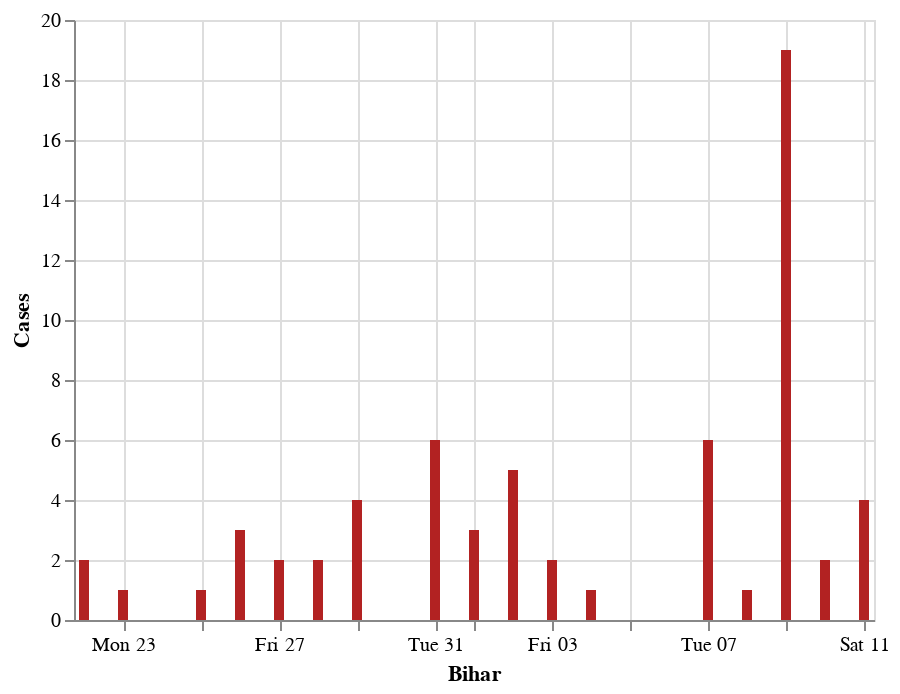

Notebook code cell kept with this figure:
### Code cell
#hide_input

wb_df=graph_df.query("detected_state == 'Bihar'").reset_index()
wb_df=wb_df[["diagnosed_date",0]]
wb_df.rename(columns={0:'Cases'},inplace=True)
wb_df=wb_df.groupby("diagnosed_date").sum().reset_index()
#wb_df
alt.Chart(wb_df).mark_bar(color='firebrick').encode(
    alt.X('diagnosed_date', title='Bihar'),
    alt.Y('sum(Cases)', title='Cases')
).interactive()

### Figure 1 — Vega-Lite specification as saved in the notebook (floating-point values rounded to 4 significant figures)
{"config": {"view": {"continuousWidth": 400, "continuousHeight": 300}}, "data": {"name": "data-99734af7e7715f18da1114a2a9eb6ab9"}, "mark": {"type": "bar", "color": "firebrick"}, "encoding": {"x": {"type": "temporal", "field": "diagnosed_date", "title": "Bihar"}, "y": {"type": "quantitative", "aggregate": "sum", "field": "Cases", "title": "Cases"}}, "selection": {"selector005": {"type": "interval", "bind": "scales", "encodings": ["x", "y"]}}, "$schema": "https://vega.github.io/schema/vega-lite/v4.8.1.json", "datasets": {"data-99734af7e7715f18da1114a2a9eb6ab9": [{"diagnosed_date": "2020-03-22T00:00:00", "Cases": 2}, {"diagnosed_date": "2020-03-23T00:00:00", "Cases": 1}, {"diagnosed_date": "2020-03-25T00:00:00", "Cases": 1}, {"diagnosed_date": "2020-03-26T00:00:00", "Cases": 3}, {"diagnosed_date": "2020-03-27T00:00:00", "Cases": 2}, {"diagnosed_date": "2020-03-28T00:00:00", "Cases": 2}, {"diagnosed_date": "2020-03-29T00:00:00", "Cases": 4}, {"diagnosed_date": "2020-03-31T00:00:00", "Cases": 6}, {"diagnosed_date": "2020-04-01T00:00:00", "Cases": 3}, {"diagnosed_date": "2020-04-02T00:00:00", "Cases": 5}, {"diagnosed_date": "2020-04-03T00:00:00", "Cases": 2}, {"diagnosed_date": "2020-04-04T00:00:00", "Cases": 1}, {"diagnosed_date": "2020-04-07T00:00:00", "Cases": 6}, {"diagnosed_date": "2020-04-08T00:00:00", "Cases": 1}, {"diagnosed_date": "2020-04-09T00:00:00", "Cases": 19}, {"diagnosed_date": "2020-04-10T00:00:00", "Cases": 2}, {"diagnosed_date": "2020-04-11T00:00:00", "Cases": 4}]}}
